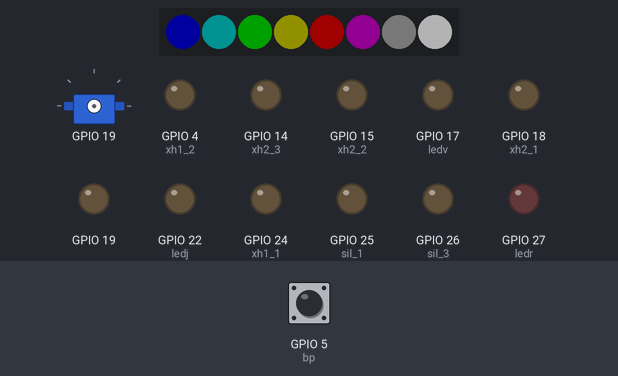
Bench run of a program on a simulated Raspberry Pi (BCM pin numbers). On the bench: 8 RGB LEDs in strip order, left to right, servo, output pins drawn as LEDs (lit = HIGH). The test bench sets the inputs (shaded band); at power-on: GPIO 5 (bp) HIGH. Dim RGB values are drawn brighter than linear; servo angles are drawn from the pulse width (0.5 ms = 0°, 2.5 ms = 180°); what the program prints to the terminal is not drawn. At 7.8 s the program stops and its outputs stay as they are.

Above: at 0.4 s.
At 1.81 s:
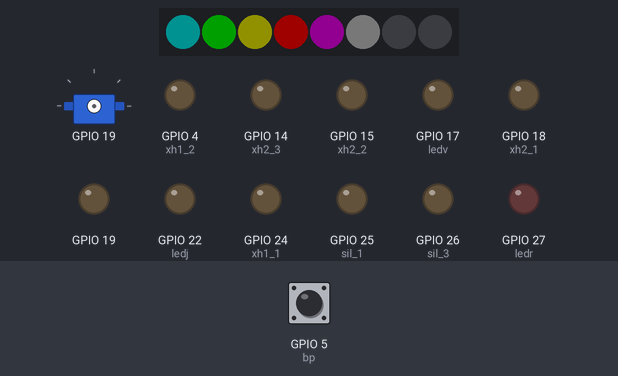
At 2.19 s:
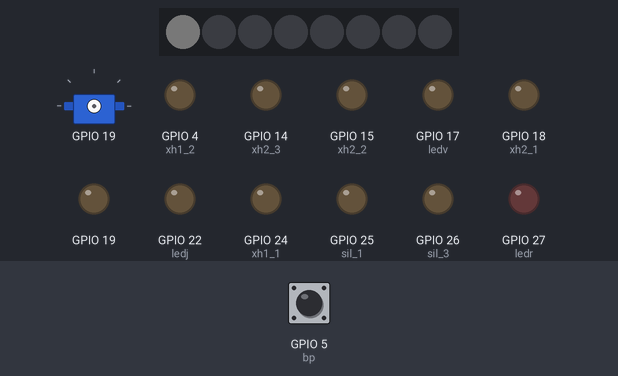
Timing chart, 0 to 8.8 s (numbered marks = the images above):
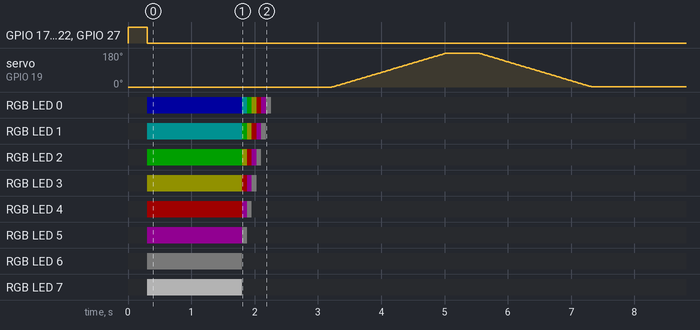

The program:

__-piHAT-TESTS.py
```python
import RPi.GPIO as io
from gpiozero import TonalBuzzer
from time import sleep, time
import Adafruit_ADS1x15
from bmp280 import BMP280
from piHat import My_Servo, My_NeoPixel

io.setmode(io.BCM) # Using GPIO mode, not the connector mode
io.setwarnings(False)
adc = Adafruit_ADS1x15.ADS1015()
b=TonalBuzzer(13)


#b.play(220.0)
#sleep(0.3)
#b.stop()

ledv = 17
ledj = 22
ledr = 27
bp = 5
xh1_1 = 24
xh1_2 = 4
sil_1 = 25
sil_3 = 26
xh2_1 = 18
xh2_2 = 15
xh2_3 = 14

io.setup(ledv, io.OUT)
io.setup(ledj, io.OUT)
io.setup(ledr, io.OUT)
io.setup(bp, io.IN)
io.setup(xh1_1, io.OUT)
io.setup(xh1_2, io.OUT)
io.setup(sil_1, io.OUT)
io.setup(sil_3, io.OUT)
io.setup(xh2_1, io.OUT)
io.setup(xh2_2, io.OUT)
io.setup(xh2_3, io.OUT)

io.output(ledv,1)
io.output(ledj,1)
io.output(ledr,1)
sleep(0.3)

my_servo = My_Servo ( 19 )
strip = My_NeoPixel( )

print("### Test BMP280 ### \n Suite : BP ....")
while not io.input(bp) :
    pass
io.output(ledv,0)
io.output(ledj,0)
io.output(ledr,0)
"""
captr=BMP280()
for _ in range ( 3 ):
    print("Temperature :", captr.get_temperature(), "°C")
    print("Pression : ",captr.get_pressure(), "hPa")
    print("Altitude : ",captr.get_altitude()," m\n")
    captr.update_sensor()
    sleep(0.3)

print("### Test ADC ### \n Suite : BP ....")
while not io.input(bp) :
    pass
adc.start_adc(3, gain=1)
start = time()
sleep(0.3)
while not io.input(bp) :
    value = adc.get_last_result()
    print('Channel 0: {0}'.format(value))
    sleep(0.3)
adc.stop_adc()
sleep(0.3)
"""
print("### Test NeoPixel ### \n Suite : BP ....")

strip.arc_en_ciel()

print("### Test ServoMoteur ### \n Suite : BP ....")
while not io.input(bp) :
    pass
sleep(0.3)

my_servo.start( 0 )
sleep(0.5)

for i in range(0, 180) :
    my_servo.pos_angle(i)
    sleep(0.01)
sleep(0.5)
for i in range(180,0,-1):
    my_servo.pos_angle(i)
    sleep(0.01)
my_servo.stop()

print("### Test GPIO 24, 4, 25, 26, 18,  ### \n Suite : BP ....")
while not io.input(bp) :
    pass
sleep(0.5)

gpio = (xh1_1, xh1_2, sil_1, sil_3, xh2_1, xh2_2, xh2_3)
nb_gpio = len(gpio)
cptr = 0
while not io.input(bp) :
    io.output(gpio[cptr-1], 0) # éviter la rémanence du tour précédent
    io.output(gpio[cptr], 1) # mettre un gpio à 1
    for i in range(1, nb_gpio-1) : # mettre les autres à 0
        io.output(gpio[(cptr+i)%nb_gpio], 0)
    if cptr<nb_gpio-1 :
        cptr += 1
    else :
        cptr = 0
    sleep(0.3)

io.cleanup()
```

piHat.py
```python
import RPi.GPIO as io
from rpi_ws281x import *
from time import sleep, time


class My_Servo ( io.PWM ) :
    def __init__ ( self, servoPin:int ,angle=90) :
        self.__pin = servoPin
        io.setup(servoPin, io.OUT)
        super().__init__(servoPin, 50 )
    def __new__ ( self, pin ):
        io.setup(pin, io.OUT)
        instance = super().__new__(self)
        return instance
    # ======================================================== start
    def start ( self, pos_angle ):
        assert 0 <= pos_angle <= 180, 'object.start ( angle ) : angle [0, 180 ]'
        duty = self.__duty_angle ( pos_angle )
        self.ChangeFrequency ( 50 )
        super().start(duty)
    # ======================================================== __duty_angle
    def __duty_angle ( self, angle:int ) -> float :
        """
        Conversion de l'angle de positionnement du servo moteur
        en DutyCycle [ 2.5 ; 12.5 ]
        """
        return (angle/180)*10+2.5
    # ======================================================== pos_angle
    def pos_angle ( self, angle:int ) :
        """
        Conversion de l'angle de positionnement du servo moteur
        en DutyCycle à appliquer pour le servo [ 2.5 ; 12.5 ]
        """
        duty = self.__duty_angle ( angle )
        self.ChangeDutyCycle ( duty )
    # ======================================================== stop ( )
    def stop ( self ) :
        """
        fin du positionnement
        """
        super().stop()

# strip = Adafruit_NeoPixel(LED_COUNT, LED_PIN, LED_FREQ_HZ, LED_DMA, LED_INVERT, LED_BRIGHTNESS, LED_CHANNEL)
class My_NeoPixel ( Adafruit_NeoPixel ): # La classe My_NEOPIXEL hérite de la classe NeoPixel
    def __init__ ( self ): # LED strip configuration:
        self.LED_COUNT      = 8      # Number of LED pixels.
        self.LED_PIN        = 12     # GPIO 12 -> pin connected to the pixels
        self.LED_FREQ_HZ    = 800000  # LED signal frequency in hertz (usually 800khz)
        self.LED_DMA        = 10      # DMA channel to use for generating signal (try 10)
        self.LED_BRIGHTNESS = 125     # Set to 0 for darkest and 255 for brightest
        self.LED_INVERT     = False   # True to invert the signal (when using NPN transistor level shift)
        self.LED_CHANNEL    = 0       # set to '1' for GPIOs 13, 19, 41, 45 or 53
        super().__init__( self.LED_COUNT, self.LED_PIN, self.LED_FREQ_HZ, self.LED_DMA, self.LED_INVERT, self.LED_BRIGHTNESS, self.LED_CHANNEL)
        super().begin()
    def arc_en_ciel ( self ): # Permet de déclarer de nouvelles méthodes
        niv = [ 0, 0, 0, 35, 65, 35, 0, 0, 0 ]
        for i in range ( 6 ):
            self.setPixelColor(i,  Color(niv[i], niv[(i+2)%6], niv[(i+4)%6] ))
        self.setPixelColor( 6, Color(5,  5,  5))
        self.setPixelColor( 7, Color(125, 125, 125))
        self.show()
        sleep(1.5)
        self.setPixelColor (7, Color(0, 0, 0)) # Eteindre la dernière LED
        for cptr in range(8): # décaler 8 fois les LED
            for cptr in range(7): # décaler chaque LED d'un cran
                buff = super().getPixelColor(cptr+1)
                self.setPixelColor(cptr, buff)
            self.show()
            sleep(0.075)
    def eteindre ( self ):
        for i in range ( self.LED_COUNT ) :
            self.setPixelColor(i, Color(0,0,0))
        self.show()
    def setPixelColor (self, i, couleurRGB ):
        super().setPixelColor(i, couleurRGB)
    def show ( self ) :
        super().show()
```

Measured:
- what the display in image 0 shows lasts 1.5 s, from 0.3 s to 1.8 s
